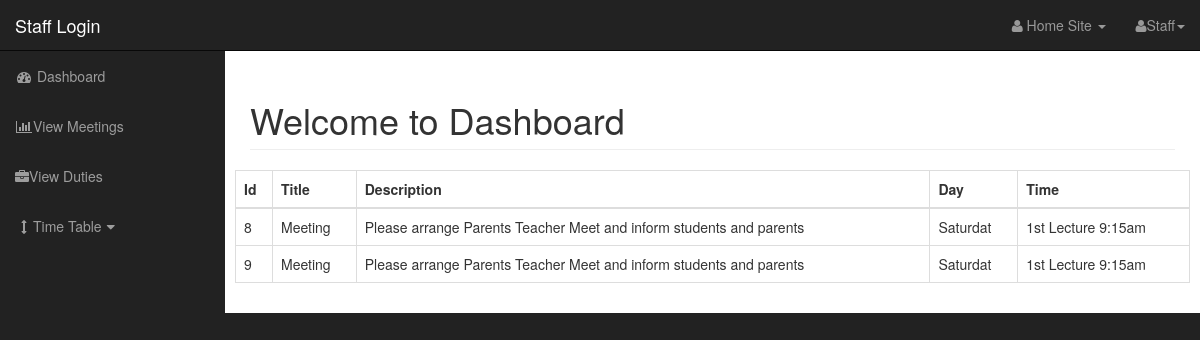
Page /Staff/dashboard.php?source=view-duties (signed in) on the committed database.
### tables this page shows
CREATE TABLE `duties` (
  `id` int(11) NOT NULL,
  `title` varchar(255) NOT NULL,
  `description` varchar(255) NOT NULL,
  `day` varchar(255) NOT NULL,
  `time` varchar(255) NOT NULL,
  `assigned_to` varchar(255) NOT NULL,
  `assigned_by` varchar(255) NOT NULL
);

### Staff/includes/view_duties.php (the view)
<?php
$db_ID = $_SESSION['teacherID'];
?>
<form action="" method="POST">
    <table class="table table-bordered table-hover">
        <tr>
            <th>Id</th>
            <th>Title</th>
            <th>Description</th>
            <th>Day</th>
            <th>Time</th>
        </tr>
        <tbody>
            <?php
                $query = "SELECT * FROM duties where assigned_to = $db_ID";
                $select_prod_query = mysqli_query($connection, $query);
                while($row = mysqli_fetch_assoc($select_prod_query)){
                    $id = $row['id'];
                    $title = $row['title'];
                    $description = $row['description'];
                    $day = $row['day'];
                    $time = $row['time'];
                    echo "<tr>";
                        echo "<td>$id</td>";
                        echo "<td>$title</td>";
                        echo "<td>$description</td>";
                        echo "<td>$day</td>";
                        echo "<td>$time</td>";
                    echo "</tr>";
                }
            ?>
        </tbody>
    </table>
    </form>

### Staff/css/sb-admin.css (style rules this page uses)
body { margin-top: 100px; background-color: #222; }
@media (min-width:768px) { body { margin-top: 50px; } }

### rows in the picture
duties: id "8", title "Meeting", description "Please arrange Parents Teacher Meet and inform students and parents", day "Saturdat", time "1st Lecture 9:15am"
duties: id "9", title "Meeting", description "Please arrange Parents Teacher Meet and inform students and parents", day "Saturdat", time "1st Lecture 9:15am"
